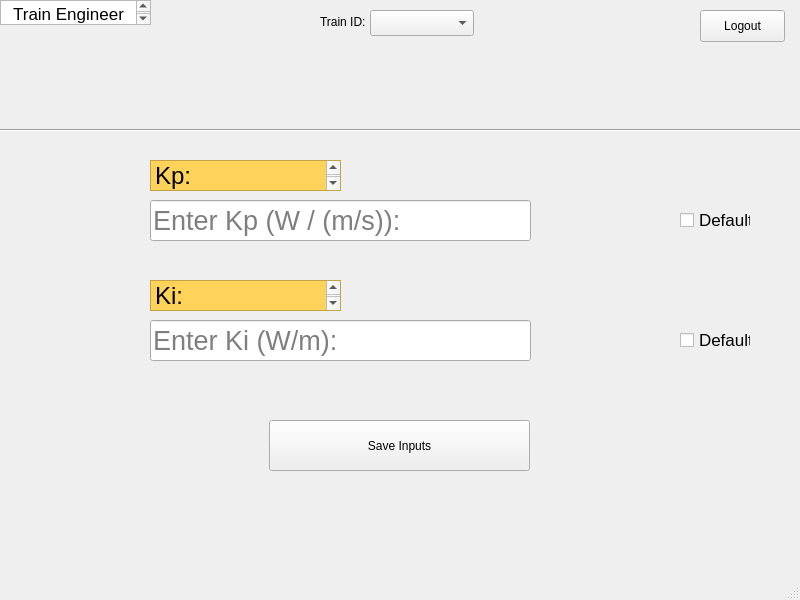
<?xml version="1.0" encoding="UTF-8"?>
<ui version="4.0">
 <class>MainWindow</class>
 <widget class="QMainWindow" name="MainWindow">
  <property name="geometry">
   <rect>
    <x>0</x>
    <y>0</y>
    <width>800</width>
    <height>600</height>
   </rect>
  </property>
  <property name="windowTitle">
   <string>MainWindow</string>
  </property>
  <widget class="QWidget" name="centralwidget">
   <widget class="QTextBrowser" name="textBrowser">
    <property name="geometry">
     <rect>
      <x>0</x>
      <y>0</y>
      <width>151</width>
      <height>25</height>
     </rect>
    </property>
    <property name="html">
     <string>&lt;!DOCTYPE HTML PUBLIC &quot;-//W3C//DTD HTML 4.0//EN&quot; &quot;http://www.w3.org/TR/REC-html40/strict.dtd&quot;&gt;
&lt;html&gt;&lt;head&gt;&lt;meta name=&quot;qrichtext&quot; content=&quot;1&quot; /&gt;&lt;style type=&quot;text/css&quot;&gt;
p, li { white-space: pre-wrap; }
&lt;/style&gt;&lt;/head&gt;&lt;body style=&quot; font-family:'.SF NS Text'; font-size:13pt; font-weight:400; font-style:normal;&quot;&gt;
&lt;p align=&quot;center&quot; style=&quot; margin-top:0px; margin-bottom:0px; margin-left:0px; margin-right:0px; -qt-block-indent:0; text-indent:0px;&quot;&gt;Train Engineer&lt;/p&gt;&lt;/body&gt;&lt;/html&gt;</string>
    </property>
   </widget>
   <widget class="QLineEdit" name="InputKp">
    <property name="geometry">
     <rect>
      <x>150</x>
      <y>200</y>
      <width>381</width>
      <height>41</height>
     </rect>
    </property>
    <property name="font">
     <font>
      <pointsize>20</pointsize>
     </font>
    </property>
    <property name="styleSheet">
     <string notr="true"/>
    </property>
    <property name="text">
     <string/>
    </property>
    <property name="placeholderText">
     <string>Enter Kp (W / (m/s)):</string>
    </property>
   </widget>
   <widget class="QLineEdit" name="InputKi">
    <property name="geometry">
     <rect>
      <x>150</x>
      <y>320</y>
      <width>381</width>
      <height>41</height>
     </rect>
    </property>
    <property name="font">
     <font>
      <pointsize>20</pointsize>
     </font>
    </property>
    <property name="styleSheet">
     <string notr="true"/>
    </property>
    <property name="text">
     <string/>
    </property>
    <property name="placeholderText">
     <string>Enter Ki (W/m):</string>
    </property>
   </widget>
   <widget class="Line" name="line">
    <property name="geometry">
     <rect>
      <x>-3</x>
      <y>120</y>
      <width>811</width>
      <height>20</height>
     </rect>
    </property>
    <property name="orientation">
     <enum>Qt::Horizontal</enum>
    </property>
   </widget>
   <widget class="QComboBox" name="TrainID">
    <property name="geometry">
     <rect>
      <x>370</x>
      <y>10</y>
      <width>104</width>
      <height>26</height>
     </rect>
    </property>
   </widget>
   <widget class="QPushButton" name="Logout">
    <property name="geometry">
     <rect>
      <x>700</x>
      <y>10</y>
      <width>85</width>
      <height>32</height>
     </rect>
    </property>
    <property name="text">
     <string>Logout</string>
    </property>
   </widget>
   <widget class="QLabel" name="label">
    <property name="geometry">
     <rect>
      <x>320</x>
      <y>14</y>
      <width>60</width>
      <height>16</height>
     </rect>
    </property>
    <property name="text">
     <string>Train ID:</string>
    </property>
   </widget>
   <widget class="QCheckBox" name="DefaultKp">
    <property name="geometry">
     <rect>
      <x>680</x>
      <y>210</y>
      <width>71</width>
      <height>20</height>
     </rect>
    </property>
    <property name="font">
     <font>
      <pointsize>13</pointsize>
     </font>
    </property>
    <property name="text">
     <string>Default</string>
    </property>
   </widget>
   <widget class="QCheckBox" name="DefaultKi">
    <property name="geometry">
     <rect>
      <x>680</x>
      <y>330</y>
      <width>71</width>
      <height>20</height>
     </rect>
    </property>
    <property name="font">
     <font>
      <pointsize>13</pointsize>
     </font>
    </property>
    <property name="text">
     <string>Default</string>
    </property>
   </widget>
   <widget class="QPushButton" name="SaveInputs">
    <property name="geometry">
     <rect>
      <x>269</x>
      <y>420</y>
      <width>261</width>
      <height>51</height>
     </rect>
    </property>
    <property name="text">
     <string>Save Inputs</string>
    </property>
   </widget>
   <widget class="QTextEdit" name="textEdit">
    <property name="geometry">
     <rect>
      <x>150</x>
      <y>160</y>
      <width>191</width>
      <height>31</height>
     </rect>
    </property>
    <property name="styleSheet">
     <string notr="true">QTextEdit {background-color: rgb(255, 210, 90);}</string>
    </property>
    <property name="html">
     <string>&lt;!DOCTYPE HTML PUBLIC &quot;-//W3C//DTD HTML 4.0//EN&quot; &quot;http://www.w3.org/TR/REC-html40/strict.dtd&quot;&gt;
&lt;html&gt;&lt;head&gt;&lt;meta name=&quot;qrichtext&quot; content=&quot;1&quot; /&gt;&lt;style type=&quot;text/css&quot;&gt;
p, li { white-space: pre-wrap; }
&lt;/style&gt;&lt;/head&gt;&lt;body style=&quot; font-family:'.SF NS Text'; font-size:13pt; font-weight:400; font-style:normal;&quot;&gt;
&lt;p style=&quot; margin-top:0px; margin-bottom:0px; margin-left:0px; margin-right:0px; -qt-block-indent:0; text-indent:0px;&quot;&gt;&lt;span style=&quot; font-size:18pt;&quot;&gt;Kp: &lt;/span&gt;&lt;/p&gt;&lt;/body&gt;&lt;/html&gt;</string>
    </property>
   </widget>
   <widget class="QTextEdit" name="textEdit_2">
    <property name="geometry">
     <rect>
      <x>150</x>
      <y>280</y>
      <width>191</width>
      <height>31</height>
     </rect>
    </property>
    <property name="styleSheet">
     <string notr="true">QTextEdit {background-color: rgb(255, 210, 90);}</string>
    </property>
    <property name="html">
     <string>&lt;!DOCTYPE HTML PUBLIC &quot;-//W3C//DTD HTML 4.0//EN&quot; &quot;http://www.w3.org/TR/REC-html40/strict.dtd&quot;&gt;
&lt;html&gt;&lt;head&gt;&lt;meta name=&quot;qrichtext&quot; content=&quot;1&quot; /&gt;&lt;style type=&quot;text/css&quot;&gt;
p, li { white-space: pre-wrap; }
&lt;/style&gt;&lt;/head&gt;&lt;body style=&quot; font-family:'.SF NS Text'; font-size:13pt; font-weight:400; font-style:normal;&quot;&gt;
&lt;p style=&quot; margin-top:0px; margin-bottom:0px; margin-left:0px; margin-right:0px; -qt-block-indent:0; text-indent:0px;&quot;&gt;&lt;span style=&quot; font-size:18pt;&quot;&gt;Ki: &lt;/span&gt;&lt;/p&gt;&lt;/body&gt;&lt;/html&gt;</string>
    </property>
   </widget>
  </widget>
  <widget class="QStatusBar" name="statusbar"/>
 </widget>
 <resources/>
 <connections/>
</ui>
